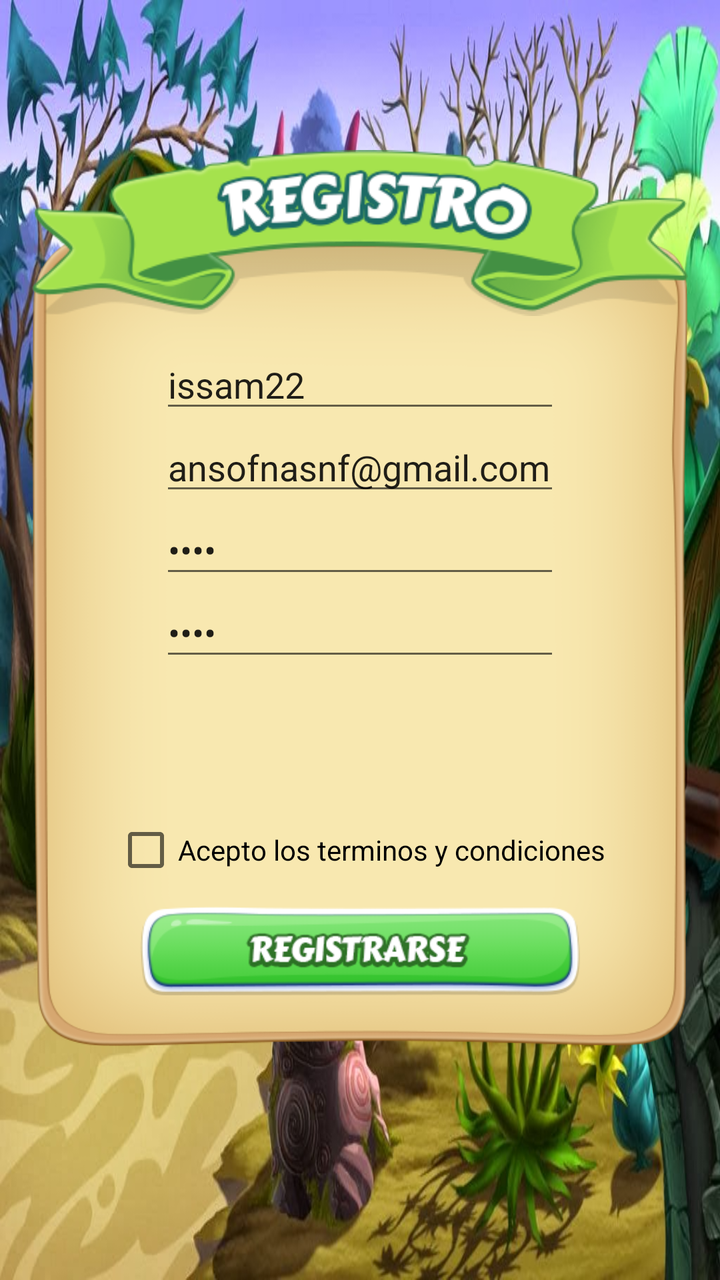
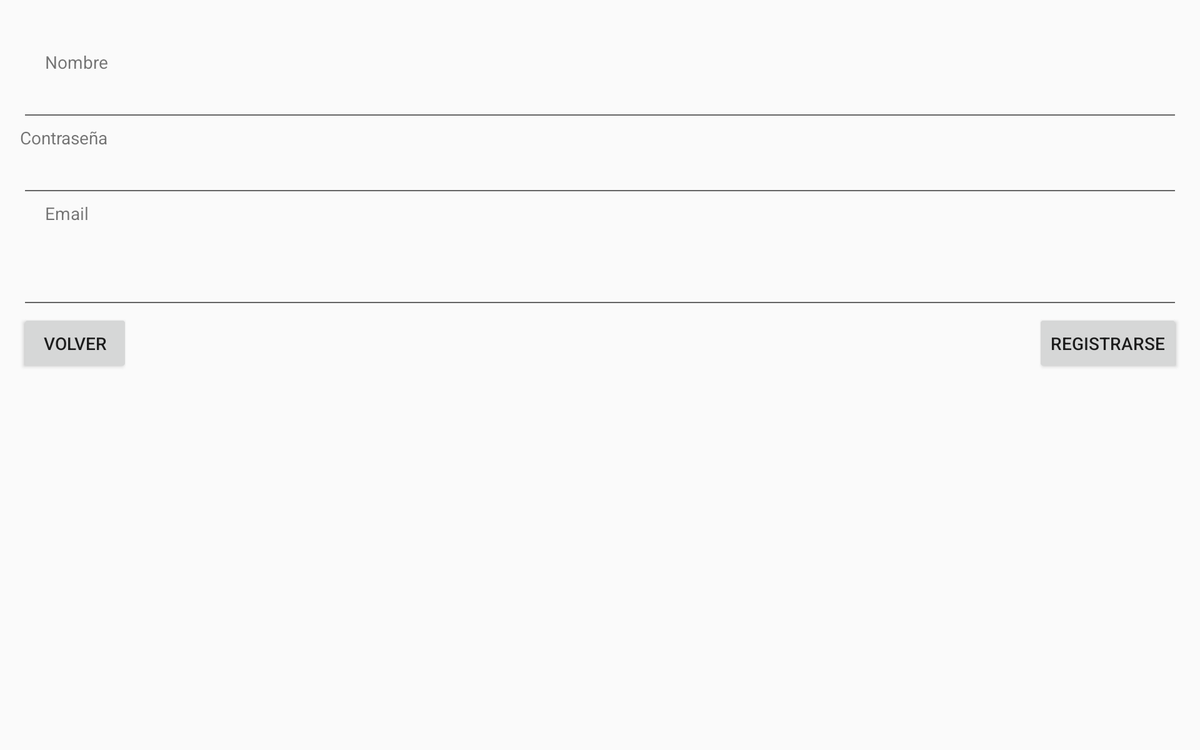

One screen, two layout resources from the same app: the default and the author's alternative for another configuration. Each is rendered where Android would select it; the XML of both is given below.
<!-- AndroidManifest.xml: application theme AppTheme -->
<!-- res/layout/activity_registro.xml -->
<RelativeLayout xmlns:android="http://schemas.android.com/apk/res/android"
    xmlns:tools="http://schemas.android.com/tools" android:layout_width="match_parent"
    android:layout_height="match_parent" android:paddingLeft="@dimen/activity_horizontal_margin"
    android:paddingRight="@dimen/activity_horizontal_margin"
    android:paddingTop="@dimen/activity_vertical_margin"
    android:paddingBottom="@dimen/activity_vertical_margin"
    tools:context="natour.issam.proyecto.es.proyecto_qiz.Registro"
    android:background="@drawable/fondologearte">

    <ImageView
        android:layout_width="wrap_content"
        android:layout_height="wrap_content"
        android:id="@+id/imageView"
        android:layout_centerVertical="true"
        android:layout_centerHorizontal="true"
        android:src="@drawable/panel" />

    <ImageView
        android:layout_width="wrap_content"
        android:layout_height="wrap_content"
        android:id="@+id/imageView2"
        android:layout_alignTop="@+id/imageView"
        android:layout_centerHorizontal="true"
        android:layout_marginTop="47dp" />

    <ImageView
        android:layout_width="220dp"
        android:layout_height="wrap_content"
        android:id="@+id/imageView3"
        android:layout_alignParentBottom="true"
        android:layout_centerHorizontal="true"
        android:layout_marginBottom="114dp"
        android:src="@drawable/registrarsebtn"
        android:onClick="CrearRegistro"
        android:nestedScrollingEnabled="false" />

    <ImageView
        android:layout_width="wrap_content"
        android:layout_height="wrap_content"
        android:id="@+id/imageView4"
        android:layout_alignTop="@+id/imageView2"
        android:layout_centerHorizontal="true"
        android:src="@drawable/robinregistro" />

    <EditText
        android:layout_width="200dp"
        android:layout_height="wrap_content"
        android:id="@+id/usuarioregistro"
        android:layout_below="@+id/imageView4"
        android:layout_centerHorizontal="true"
        android:text="issam22" />

    <EditText
        android:layout_width="200dp"
        android:layout_height="wrap_content"
        android:id="@+id/emailregistro"
        android:layout_below="@+id/usuarioregistro"
        android:layout_alignLeft="@+id/usuarioregistro"
        android:layout_alignStart="@+id/usuarioregistro"
        android:text="ansofnasnf@gmail.com" />

    <EditText
        android:layout_width="200dp"
        android:layout_height="wrap_content"
        android:inputType="textPassword"
        android:ems="10"
        android:id="@+id/contraseña1registro"
        android:layout_below="@+id/emailregistro"
        android:layout_centerHorizontal="true"
        android:text="hola" />

    <EditText
        android:layout_width="200dp"
        android:layout_height="wrap_content"
        android:inputType="textPassword"
        android:ems="10"
        android:id="@+id/contraseña2registro"
        android:layout_below="@+id/contraseña1registro"
        android:layout_centerHorizontal="true"
        android:text="hola" />

    <CheckBox
        android:layout_width="wrap_content"
        android:layout_height="wrap_content"
        android:text="Acepto los terminos y condiciones"
        android:id="@+id/checkBoxAceptarTerminos"
        android:layout_above="@+id/imageView3"
        android:layout_centerHorizontal="true" />

</RelativeLayout>
<!-- resources referenced by this layout -->
<resources>
  <dimen name="activity_horizontal_margin">16dp</dimen>
  <dimen name="activity_vertical_margin">16dp</dimen>
  <!-- drawable fondologearte: jpg bitmap (drawable, 163488 bytes) -->
  <!-- drawable panel: png bitmap (drawable, 48978 bytes) -->
  <!-- drawable registrarsebtn: png bitmap (drawable, 15354 bytes) -->
  <!-- drawable robinregistro: png bitmap (drawable, 31083 bytes) -->
  <style name="AppTheme" parent="Theme.AppCompat.Light.DarkActionBar">
          
      </style>
</resources>
<!-- res/layout-large-land/activity_registro.xml (the author's variant of the layout above) -->
<!-- drawn on a 7-inch tablet turned sideways -->
<RelativeLayout xmlns:android="http://schemas.android.com/apk/res/android"
    xmlns:tools="http://schemas.android.com/tools" android:layout_width="match_parent"
    android:layout_height="match_parent" android:paddingLeft="@dimen/activity_horizontal_margin"
    android:paddingRight="@dimen/activity_horizontal_margin"
    android:paddingTop="@dimen/activity_vertical_margin"
    android:paddingBottom="@dimen/activity_vertical_margin"
    tools:context="natour.issam.proyecto.es.proyecto_qiz.Registro"
    android:id="@+id/Registros">

    <EditText
        android:layout_width="match_parent"
        android:layout_height="wrap_content"
        android:id="@+id/editText"
        android:layout_below="@+id/textView5"
        android:layout_alignParentLeft="true"
        android:layout_alignParentStart="true" />

    <EditText
        android:layout_width="match_parent"
        android:layout_height="wrap_content"
        android:inputType="textPassword"
        android:ems="10"
        android:id="@+id/editText2"
        android:layout_below="@+id/textView2"
        android:layout_alignParentRight="true"
        android:layout_alignParentEnd="true" />

    <EditText
        android:layout_width="match_parent"
        android:layout_height="wrap_content"
        android:inputType="textEmailAddress"
        android:ems="10"
        android:id="@+id/editText3"
        android:layout_marginTop="29dp"
        android:layout_below="@+id/textView6"
        android:layout_alignParentLeft="true"
        android:layout_alignParentStart="true" />

    <TextView
        android:layout_width="wrap_content"
        android:layout_height="wrap_content"
        android:text="Contraseña"
        android:id="@+id/textView2"
        android:layout_below="@+id/editText"
        android:layout_alignParentLeft="true"
        android:layout_alignParentStart="true" />

    <Button
        android:layout_width="wrap_content"
        android:layout_height="wrap_content"
        android:text="Registrarse"
        android:id="@+id/button2"
        android:onClick="CrearRegistro"
        android:layout_below="@+id/editText3"
        android:layout_alignRight="@+id/editText3"
        android:layout_alignEnd="@+id/editText3" />

    <TextView
        android:layout_width="wrap_content"
        android:layout_height="wrap_content"
        android:text="Nombre"
        android:id="@+id/textView5"
        android:layout_marginTop="24dp"
        android:layout_alignParentTop="true"
        android:layout_alignRight="@+id/textView2"
        android:layout_alignEnd="@+id/textView2" />

    <TextView
        android:layout_width="wrap_content"
        android:layout_height="wrap_content"
        android:text="Email"
        android:id="@+id/textView6"
        android:layout_below="@+id/editText2"
        android:layout_alignLeft="@+id/textView5"
        android:layout_alignStart="@+id/textView5" />

    <Button
        android:layout_width="wrap_content"
        android:layout_height="wrap_content"
        android:text="Volver"
        android:id="@+id/button4"
        android:layout_alignBottom="@+id/button2"
        android:layout_alignParentLeft="true"
        android:layout_alignParentStart="true"
        android:onClick="finishactivity" />


</RelativeLayout>
<!-- resources referenced by the variant -->
<!-- as a 7-inch tablet turned sideways resolves them -->
<resources>
  <dimen name="activity_horizontal_margin">16dp</dimen>
  <dimen name="activity_vertical_margin">16dp</dimen>
  <style name="AppTheme" parent="Theme.AppCompat.Light.DarkActionBar">
          
      </style>
</resources>
